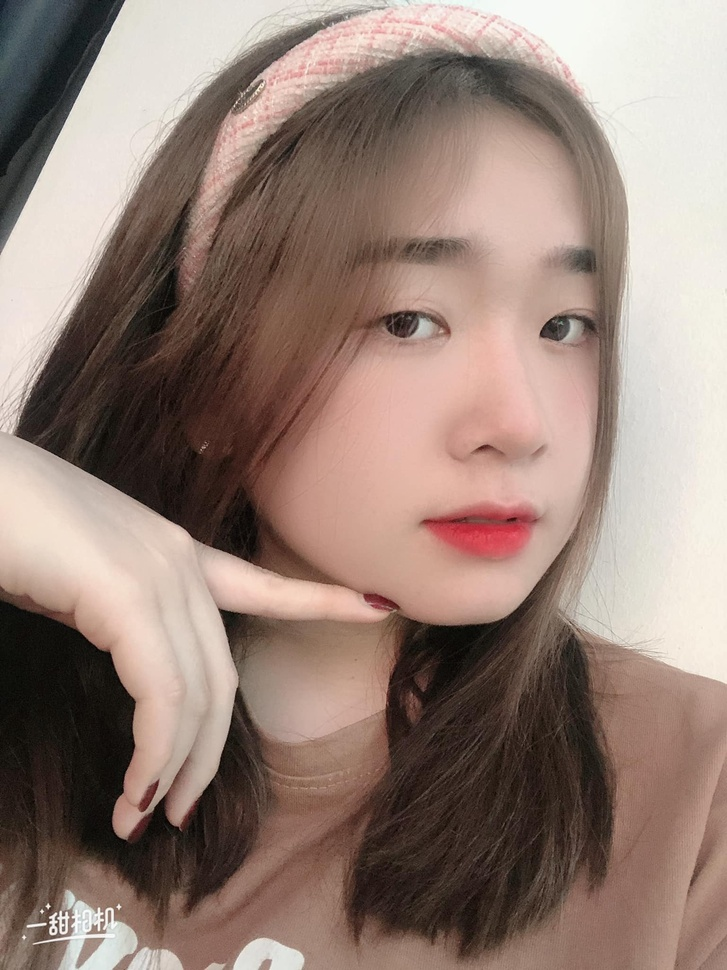
#> input picture master5/lienbuoi.jpg, 727 x 970 px, shrunk from 1536 x 2048 before the run
$ python main.py
#> lines starting #> are read from the running program, lines starting #| are printed output that depends on the picture
import cv2
image = cv2.imread("lienbuoi.jpg")
#> image is the input picture: shape (970, 727, 3); mean B, G, R 118.3, 128.1, 149.1
grey_img = cv2.cvtColor(image, cv2.COLOR_BGR2GRAY)
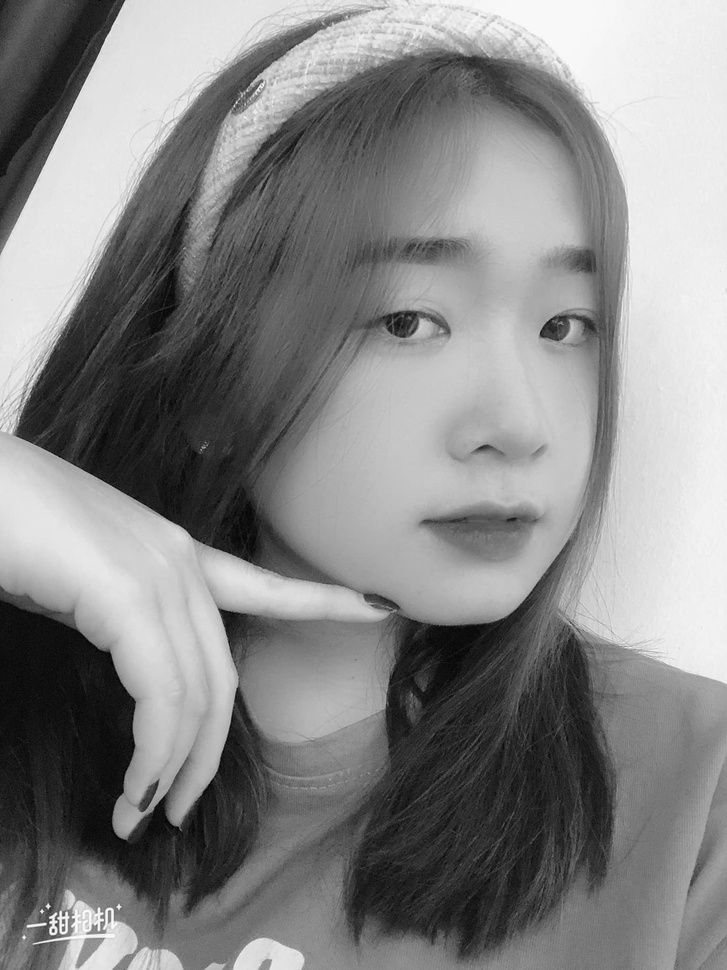
#> grey_img: shape (970, 727); min 1, max 255, mean 133.2

invert = cv2.bitwise_not(grey_img)
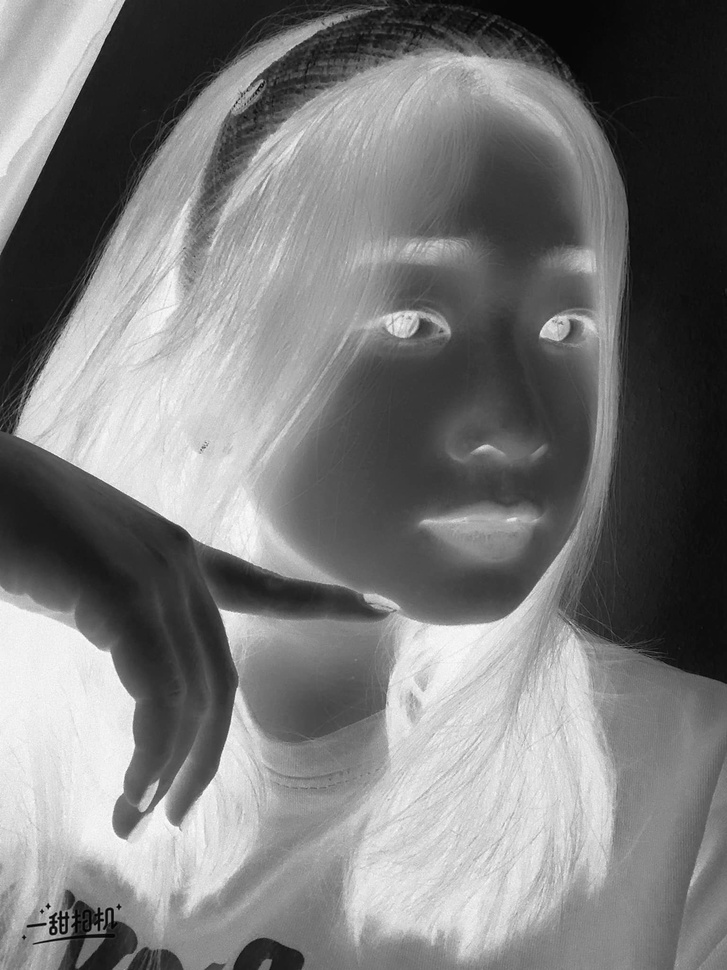
#> invert: shape (970, 727); min 0, max 254, mean 121.8

blur = cv2.GaussianBlur(invert , (25, 25,), 0)
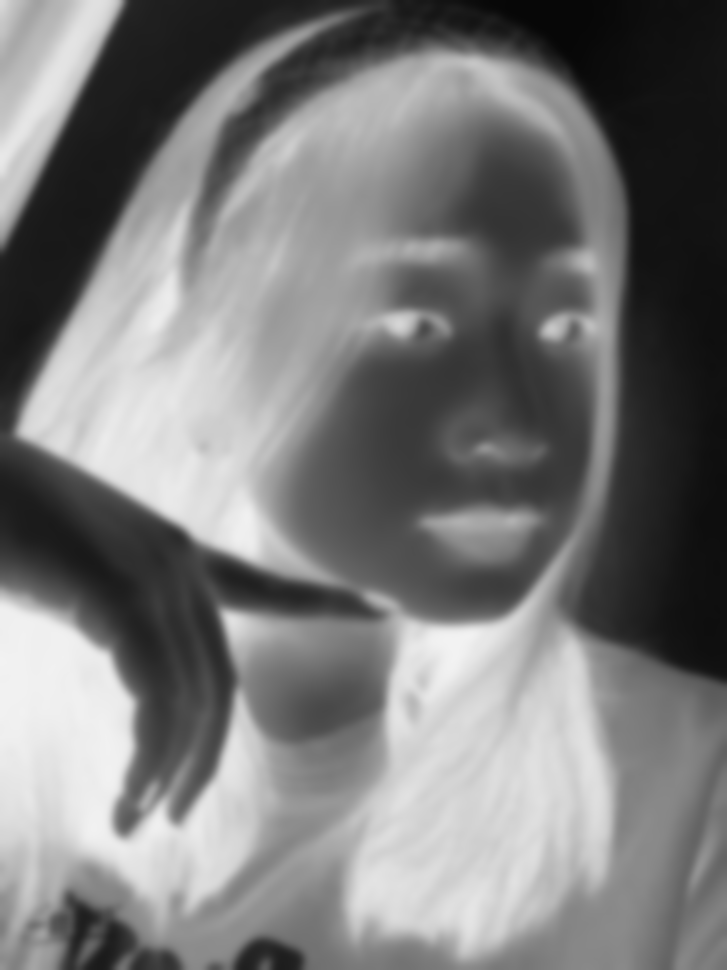
#> blur: shape (970, 727); min 7, max 242, mean 121.8

invertedblur = cv2.bitwise_not(blur)
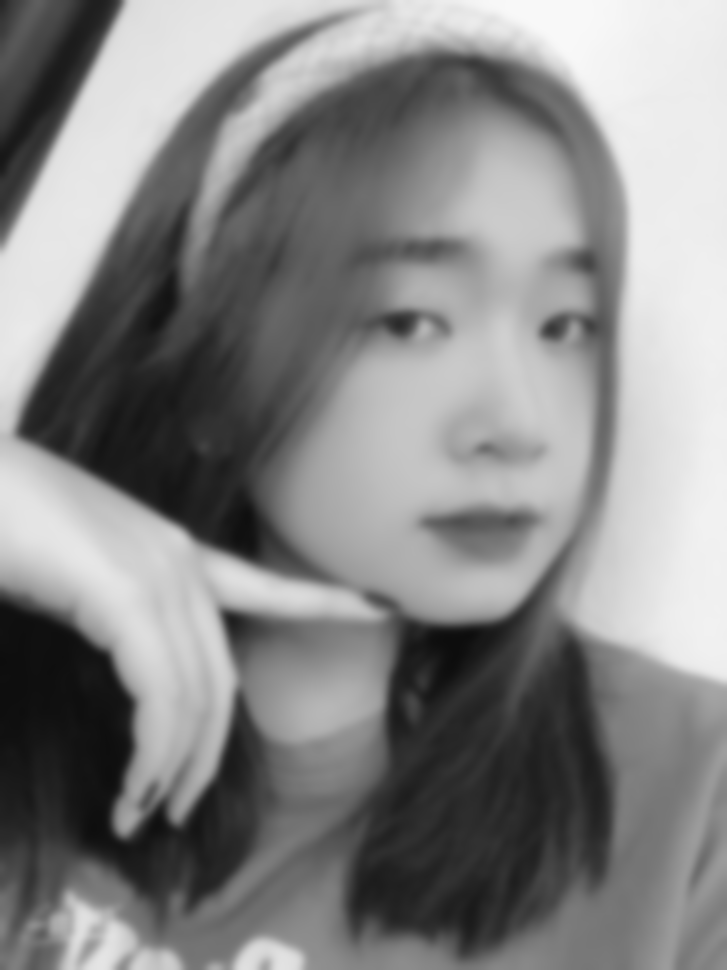
#> invertedblur: shape (970, 727); min 13, max 248, mean 133.2

sketch = cv2.divide(grey_img , invertedblur , scale=242.4)
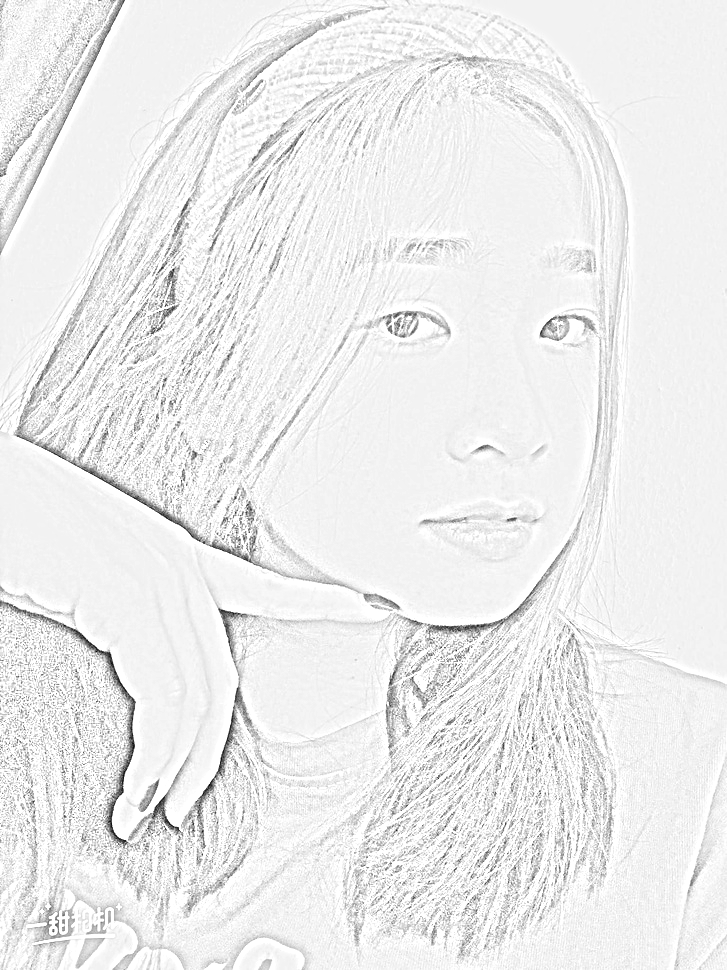
#> sketch: shape (970, 727); min 6, max 255, mean 236.4

cv2.imwrite("builien.jpg", sketch)
